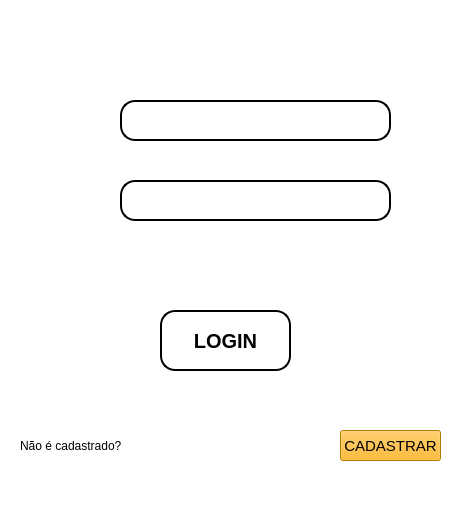
<?xml version="1.0" encoding="UTF-8"?>
<ui version="4.0">
 <class>MainWindow</class>
 <widget class="QMainWindow" name="MainWindow">
  <property name="geometry">
   <rect>
    <x>0</x>
    <y>0</y>
    <width>453</width>
    <height>509</height>
   </rect>
  </property>
  <property name="windowTitle">
   <string>MainWindow</string>
  </property>
  <property name="styleSheet">
   <string notr="true">background-color: rgb(85, 170, 255);
background-color: rgb(255, 255, 255);</string>
  </property>
  <widget class="QWidget" name="centralwidget">
   <widget class="QPushButton" name="pushButton">
    <property name="geometry">
     <rect>
      <x>160</x>
      <y>310</y>
      <width>131</width>
      <height>61</height>
     </rect>
    </property>
    <property name="font">
     <font>
      <pointsize>15</pointsize>
      <weight>75</weight>
      <bold>true</bold>
     </font>
    </property>
    <property name="styleSheet">
     <string notr="true">background-color: rgb(255,255,255);
border-radius: 15px;
border-style: outset;
border-width: 2px;
border-color: black;</string>
    </property>
    <property name="text">
     <string>LOGIN</string>
    </property>
   </widget>
   <widget class="QLineEdit" name="lineEdit">
    <property name="geometry">
     <rect>
      <x>120</x>
      <y>100</y>
      <width>271</width>
      <height>41</height>
     </rect>
    </property>
    <property name="styleSheet">
     <string notr="true">background-color: rgb(255,255,255);
border-radius: 15px;
border-style: outset;
border-width: 2px;</string>
    </property>
   </widget>
   <widget class="QLineEdit" name="lineEdit_2">
    <property name="geometry">
     <rect>
      <x>120</x>
      <y>180</y>
      <width>271</width>
      <height>41</height>
     </rect>
    </property>
    <property name="styleSheet">
     <string notr="true">background-color: rgb(255,255,255);
border-radius: 15px;
border-style: outset;
border-width: 2px;</string>
    </property>
   </widget>
   <widget class="QLabel" name="label">
    <property name="geometry">
     <rect>
      <x>20</x>
      <y>430</y>
      <width>101</width>
      <height>31</height>
     </rect>
    </property>
    <property name="text">
     <string>Não é cadastrado?</string>
    </property>
   </widget>
   <widget class="QPushButton" name="pushButton_2">
    <property name="geometry">
     <rect>
      <x>340</x>
      <y>430</y>
      <width>101</width>
      <height>31</height>
     </rect>
    </property>
    <property name="font">
     <font>
      <pointsize>11</pointsize>
     </font>
    </property>
    <property name="styleSheet">
     <string notr="true">background-color: rgb(255, 170, 0);</string>
    </property>
    <property name="text">
     <string>CADASTRAR</string>
    </property>
   </widget>
   <widget class="QLabel" name="label_2">
    <property name="geometry">
     <rect>
      <x>70</x>
      <y>100</y>
      <width>61</width>
      <height>41</height>
     </rect>
    </property>
    <property name="text">
     <string/>
    </property>
    <property name="pixmap">
     <pixmap>17503049231586786427-32.png</pixmap>
    </property>
    <property name="scaledContents">
     <bool>false</bool>
    </property>
   </widget>
   <widget class="QLabel" name="label_3">
    <property name="geometry">
     <rect>
      <x>70</x>
      <y>180</y>
      <width>51</width>
      <height>41</height>
     </rect>
    </property>
    <property name="text">
     <string/>
    </property>
    <property name="pixmap">
     <pixmap>7617854651582518279-32.png</pixmap>
    </property>
   </widget>
   <widget class="QLabel" name="label_4">
    <property name="geometry">
     <rect>
      <x>70</x>
      <y>250</y>
      <width>321</width>
      <height>31</height>
     </rect>
    </property>
    <property name="font">
     <font>
      <pointsize>10</pointsize>
     </font>
    </property>
    <property name="styleSheet">
     <string notr="true">color: rgb(255, 255, 127);</string>
    </property>
    <property name="text">
     <string/>
    </property>
   </widget>
   <zorder>label_3</zorder>
   <zorder>label_2</zorder>
   <zorder>pushButton</zorder>
   <zorder>lineEdit</zorder>
   <zorder>lineEdit_2</zorder>
   <zorder>label</zorder>
   <zorder>pushButton_2</zorder>
   <zorder>label_4</zorder>
  </widget>
  <widget class="QMenuBar" name="menubar">
   <property name="geometry">
    <rect>
     <x>0</x>
     <y>0</y>
     <width>453</width>
     <height>21</height>
    </rect>
   </property>
  </widget>
  <widget class="QStatusBar" name="statusbar"/>
 </widget>
 <resources/>
 <connections/>
</ui>
